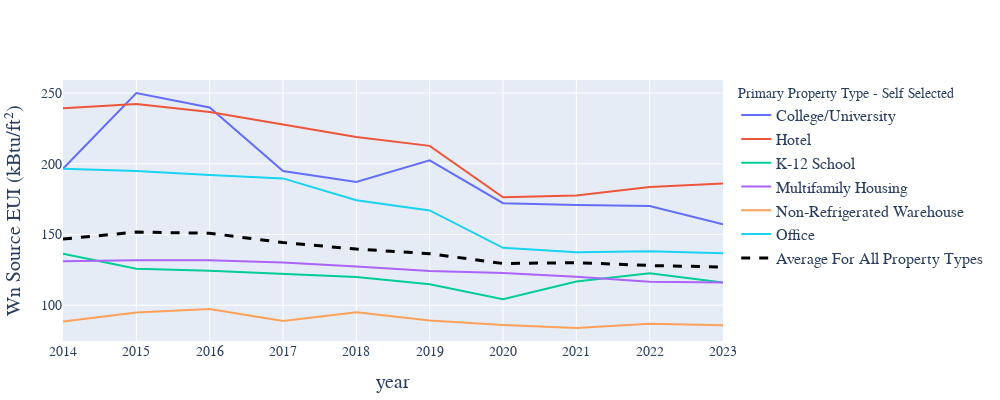

This figure's notebook cell:
### Code cell
import plotly.graph_objects as go

# Group by property type and year
df_nyc_gb = df_nyc_graph.groupby(['Primary Property Type - Self Selected', 'year'])['Weather Normalized Source EUI (kBtu/ft²)'].mean().reset_index()

# Compute yearly average across all property types
df_avg = df_nyc_simp.groupby('year')['Weather Normalized Source EUI (kBtu/ft²)'].mean().reset_index()

# Plot main figure
fig = px.line(
    df_nyc_gb,
    x="year",
    y="Weather Normalized Source EUI (kBtu/ft²)",
    color="Primary Property Type - Self Selected",
    labels={"Weather Normalized Source EUI (kBtu/ft²)": "Wn Source EUI (kBtu/ft²)"},
    width=1000,
    height=400
)

# Add average line trace
fig.add_trace(
    go.Scatter(
        x=df_avg["year"],
        y=df_avg["Weather Normalized Source EUI (kBtu/ft²)"],
        mode="lines",
        name="Average For All Property Types",
        line=dict(color="black", width=3, dash="dash")
    )
)

# Layout styling
fig.update_layout(
    font=dict(family="Times New Roman", size=14),
    title_font=dict(size=22, family="Times New Roman"),
    legend_title=dict(font=dict(family="Times New Roman", size=14)),
    legend=dict(font=dict(size=16)),
    xaxis_title_font=dict(size=20),
    yaxis_title_font=dict(size=20),
    xaxis=dict(tickfont=dict(size=14)),
    yaxis=dict(tickfont=dict(size=14)),
    margin=dict(l=40, r=40, t=80, b=40)
)

fig.show()

### Figure 1 — Plotly figure (JSON) as saved in the notebook; plotly's stock layout.template omitted (floating-point values rounded to 4 significant figures)
{"data": [{"hovertemplate": "Primary Property Type - Self Selected=College/University<br>year=%{x}<br>Wn Source EUI (kBtu/ft²)=%{y}<extra></extra>", "legendgroup": "College/University", "line": {"color": "#636efa", "dash": "solid"}, "marker": {"symbol": "circle"}, "mode": "lines", "name": "College/University", "orientation": "v", "showlegend": true, "type": "scatter", "x": [2014, 2015, 2016, 2017, 2018, 2019, 2020, 2021, 2022, 2023], "xaxis": "x", "y": [196.5, 249.9, 239.8, 194.9, 187.1, 202.4, 172.1, 170.8, 170.1, 157.1], "yaxis": "y"}, {"hovertemplate": "Primary Property Type - Self Selected=Hotel<br>year=%{x}<br>Wn Source EUI (kBtu/ft²)=%{y}<extra></extra>", "legendgroup": "Hotel", "line": {"color": "#EF553B", "dash": "solid"}, "marker": {"symbol": "circle"}, "mode": "lines", "name": "Hotel", "orientation": "v", "showlegend": true, "type": "scatter", "x": [2014, 2015, 2016, 2017, 2018, 2019, 2020, 2021, 2022, 2023], "xaxis": "x", "y": [239.3, 242.3, 236.5, 227.5, 218.9, 212.6, 176.3, 177.5, 183.6, 186.0], "yaxis": "y"}, {"hovertemplate": "Primary Property Type - Self Selected=K-12 School<br>year=%{x}<br>Wn Source EUI (kBtu/ft²)=%{y}<extra></extra>", "legendgroup": "K-12 School", "line": {"color": "#00cc96", "dash": "solid"}, "marker": {"symbol": "circle"}, "mode": "lines", "name": "K-12 School", "orientation": "v", "showlegend": true, "type": "scatter", "x": [2014, 2015, 2016, 2017, 2018, 2019, 2020, 2021, 2022, 2023], "xaxis": "x", "y": [136.3, 125.8, 124.4, 122.4, 119.9, 114.8, 104.2, 116.8, 122.6, 116.0], "yaxis": "y"}, {"hovertemplate": "Primary Property Type - Self Selected=Multifamily Housing<br>year=%{x}<br>Wn Source EUI (kBtu/ft²)=%{y}<extra></extra>", "legendgroup": "Multifamily Housing", "line": {"color": "#ab63fa", "dash": "solid"}, "marker": {"symbol": "circle"}, "mode": "lines", "name": "Multifamily Housing", "orientation": "v", "showlegend": true, "type": "scatter", "x": [2014, 2015, 2016, 2017, 2018, 2019, 2020, 2021, 2022, 2023], "xaxis": "x", "y": [131.0, 131.8, 131.7, 130.3, 127.5, 124.2, 122.7, 120.2, 116.6, 116.1], "yaxis": "y"}, {"hovertemplate": "Primary Property Type - Self Selected=Non-Refrigerated Warehouse<br>year=%{x}<br>Wn Source EUI (kBtu/ft²)=%{y}<extra></extra>", "legendgroup": "Non-Refrigerated Warehouse", "line": {"color": "#FFA15A", "dash": "solid"}, "marker": {"symbol": "circle"}, "mode": "lines", "name": "Non-Refrigerated Warehouse", "orientation": "v", "showlegend": true, "type": "scatter", "x": [2014, 2015, 2016, 2017, 2018, 2019, 2020, 2021, 2022, 2023], "xaxis": "x", "y": [88.54, 94.91, 97.43, 88.83, 95.1, 89.19, 86.08, 83.97, 86.98, 85.93], "yaxis": "y"}, {"hovertemplate": "Primary Property Type - Self Selected=Office<br>year=%{x}<br>Wn Source EUI (kBtu/ft²)=%{y}<extra></extra>", "legendgroup": "Office", "line": {"color": "#19d3f3", "dash": "solid"}, "marker": {"symbol": "circle"}, "mode": "lines", "name": "Office", "orientation": "v", "showlegend": true, "type": "scatter", "x": [2014, 2015, 2016, 2017, 2018, 2019, 2020, 2021, 2022, 2023], "xaxis": "x", "y": [196.5, 194.9, 192.1, 189.6, 174.2, 167.0, 140.5, 137.5, 138.2, 136.7], "yaxis": "y"}, {"line": {"color": "black", "dash": "dash", "width": 3}, "mode": "lines", "name": "Average For All Property Types", "type": "scatter", "x": [2014, 2015, 2016, 2017, 2018, 2019, 2020, 2021, 2022, 2023], "y": [146.8, 151.7, 150.9, 144.3, 139.7, 136.5, 129.5, 130.1, 128.1, 127.0]}], "layout": {"font": {"family": "Times New Roman", "size": 14}, "height": 400, "legend": {"font": {"size": 16}, "title": {"font": {"family": "Times New Roman", "size": 14}, "text": "Primary Property Type - Self Selected"}, "tracegroupgap": 0}, "margin": {"b": 40, "l": 40, "r": 40, "t": 80}, "title": {"font": {"family": "Times New Roman", "size": 22}}, "width": 1000, "xaxis": {"anchor": "y", "autorange": true, "domain": [0, 1], "range": [2014, 2023], "tickfont": {"size": 14}, "title": {"font": {"size": 20}, "text": "year"}, "type": "linear"}, "yaxis": {"anchor": "x", "autorange": true, "domain": [0, 1], "range": [74.75, 259.2], "tickfont": {"size": 14}, "title": {"font": {"size": 20}, "text": "Wn Source EUI (kBtu/ft²)"}, "type": "linear"}}}
